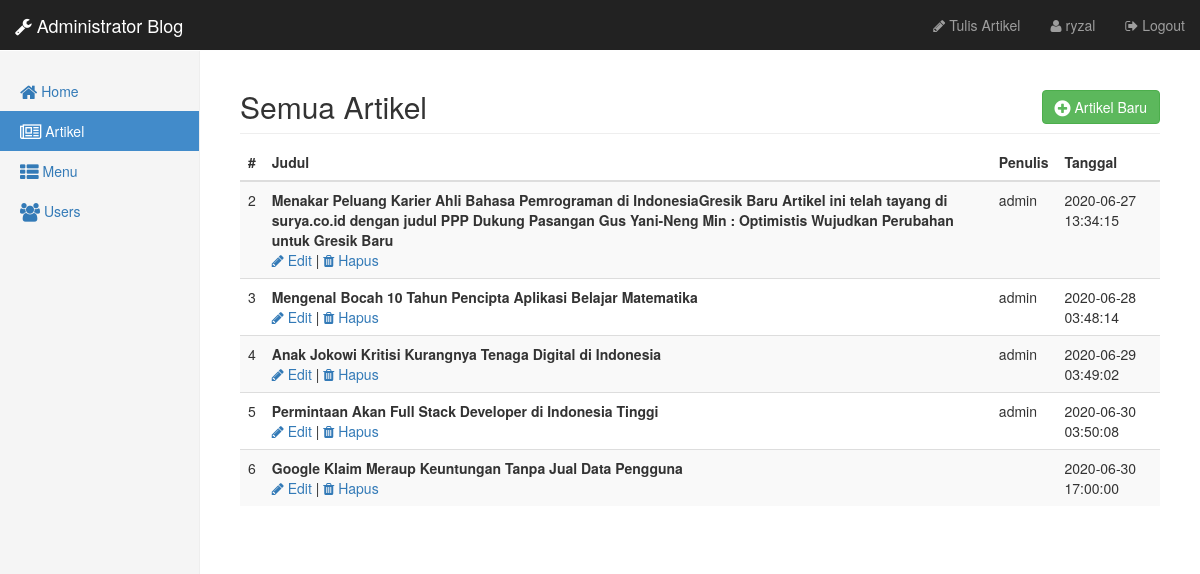
The page /admin/artikel/index.php (signed in) on the database its author committed.
### tables this page shows
CREATE TABLE `artikel` (
  `id` int(11) NOT NULL,
  `judul` varchar(255) NOT NULL,
  `isi` text NOT NULL,
  `tanggal` timestamp NOT NULL DEFAULT current_timestamp(),
  `penulis` varchar(128) NOT NULL
);

### admin/artikel/data_artikel.php (the view)
<div class="col-sm-9 col-sm-offset-3 col-md-10 col-md-offset-2 main">
  <h2 class="sub-header">Semua Artikel <a href="tambah_artikel.php" class="btn btn-success pull-right"><i class="fa fa-plus-circle fa-lg"></i> Artikel Baru</a></h2>
  <div class="table-responsive">
    <table class="table table-striped">
      <thead>
        <tr>
          <th>#</th>
          <th>Judul</th>
          <th>Penulis</th>
          <th>Tanggal</th>
        </tr>
      </thead>
      <tbody>
          <?php
            $query = mysqli_query($koneksi, "SELECT id, judul, penulis, tanggal FROM artikel");
            while ($artikel = mysqli_fetch_array($query)){
                echo "<tr>";
                echo "<td>".$artikel['id']."</td>";
                echo "<td><b>".$artikel['judul']."</b><br/>";
                echo "<a href='edit_artikel.php?id=".$artikel['id']."'><i class='fa fa-pencil'></i> Edit</a> | ";
                echo "<a href='hapus_artikel.php?id=".$artikel['id']."'><i class='fa fa-trash'></i> Hapus</a>";
                echo "</td>";
                echo "<td>".$artikel['penulis']."</td>";
                echo "<td>".$artikel['tanggal']."</td>";
                echo "</tr>";
            }
          ?>
      </tbody>
    </table>
  </div>
</div>

### rows shown on the page
artikel: id "2", judul "Menakar Peluang Karier Ahli Bahasa Pemrograman di IndonesiaGresik Baru Artikel ini telah tayang di surya.co.id dengan judul PPP Dukung Pasangan Gus Yani-Neng Min : Optimistis Wujudkan Perubahan untuk Gresik Baru", penulis "admin", tanggal "2020-06-27 13:34:15"
artikel: id "3", judul "Mengenal Bocah 10 Tahun Pencipta Aplikasi Belajar Matematika", penulis "admin", tanggal "2020-06-28 03:48:14"
artikel: id "4", judul "Anak Jokowi Kritisi Kurangnya Tenaga Digital di Indonesia", penulis "admin", tanggal "2020-06-29 03:49:02"
artikel: id "5", judul "Permintaan Akan Full Stack Developer di Indonesia Tinggi", penulis "admin", tanggal "2020-06-30 03:50:08"
artikel: id "6", judul "Google Klaim Meraup Keuntungan Tanpa Jual Data Pengguna", tanggal "2020-06-30 17:00:00"

### other values the page prints
$_SESSION['username'] "ryzal"
